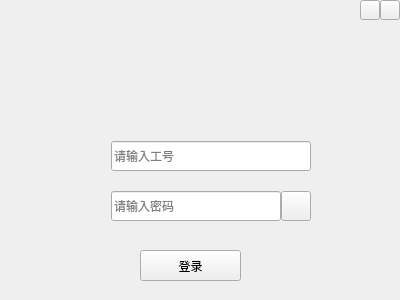
<?xml version="1.0" encoding="UTF-8"?>
<ui version="4.0">
 <class>Login</class>
 <widget class="QWidget" name="Login">
  <property name="geometry">
   <rect>
    <x>0</x>
    <y>0</y>
    <width>400</width>
    <height>300</height>
   </rect>
  </property>
  <property name="minimumSize">
   <size>
    <width>400</width>
    <height>300</height>
   </size>
  </property>
  <property name="maximumSize">
   <size>
    <width>400</width>
    <height>300</height>
   </size>
  </property>
  <property name="windowTitle">
   <string>Form</string>
  </property>
  <widget class="QPushButton" name="loginButton">
   <property name="geometry">
    <rect>
     <x>140</x>
     <y>250</y>
     <width>101</width>
     <height>31</height>
    </rect>
   </property>
   <property name="text">
    <string>登录</string>
   </property>
  </widget>
  <widget class="QWidget" name="widget" native="true">
   <property name="geometry">
    <rect>
     <x>80</x>
     <y>140</y>
     <width>232</width>
     <height>32</height>
    </rect>
   </property>
   <property name="minimumSize">
    <size>
     <width>232</width>
     <height>32</height>
    </size>
   </property>
   <property name="maximumSize">
    <size>
     <width>232</width>
     <height>32</height>
    </size>
   </property>
   <layout class="QHBoxLayout" name="horizontalLayout">
    <property name="spacing">
     <number>0</number>
    </property>
    <property name="leftMargin">
     <number>1</number>
    </property>
    <property name="topMargin">
     <number>1</number>
    </property>
    <property name="rightMargin">
     <number>1</number>
    </property>
    <property name="bottomMargin">
     <number>1</number>
    </property>
    <item>
     <widget class="QLabel" name="userPict">
      <property name="minimumSize">
       <size>
        <width>30</width>
        <height>30</height>
       </size>
      </property>
      <property name="maximumSize">
       <size>
        <width>30</width>
        <height>30</height>
       </size>
      </property>
      <property name="text">
       <string/>
      </property>
     </widget>
    </item>
    <item>
     <widget class="QLineEdit" name="numEdit">
      <property name="minimumSize">
       <size>
        <width>200</width>
        <height>30</height>
       </size>
      </property>
      <property name="placeholderText">
       <string>请输入工号</string>
      </property>
     </widget>
    </item>
   </layout>
  </widget>
  <widget class="QWidget" name="widget_2" native="true">
   <property name="geometry">
    <rect>
     <x>80</x>
     <y>190</y>
     <width>232</width>
     <height>32</height>
    </rect>
   </property>
   <property name="minimumSize">
    <size>
     <width>232</width>
     <height>32</height>
    </size>
   </property>
   <property name="maximumSize">
    <size>
     <width>232</width>
     <height>32</height>
    </size>
   </property>
   <layout class="QHBoxLayout" name="horizontalLayout_2">
    <property name="spacing">
     <number>0</number>
    </property>
    <property name="leftMargin">
     <number>1</number>
    </property>
    <property name="topMargin">
     <number>1</number>
    </property>
    <property name="rightMargin">
     <number>1</number>
    </property>
    <property name="bottomMargin">
     <number>1</number>
    </property>
    <item>
     <widget class="QLabel" name="passPict">
      <property name="minimumSize">
       <size>
        <width>30</width>
        <height>30</height>
       </size>
      </property>
      <property name="maximumSize">
       <size>
        <width>30</width>
        <height>30</height>
       </size>
      </property>
      <property name="text">
       <string/>
      </property>
     </widget>
    </item>
    <item>
     <widget class="QLineEdit" name="passEdit">
      <property name="minimumSize">
       <size>
        <width>170</width>
        <height>30</height>
       </size>
      </property>
      <property name="maximumSize">
       <size>
        <width>170</width>
        <height>30</height>
       </size>
      </property>
      <property name="placeholderText">
       <string>请输入密码</string>
      </property>
     </widget>
    </item>
    <item>
     <widget class="QPushButton" name="eyePict">
      <property name="sizePolicy">
       <sizepolicy hsizetype="Minimum" vsizetype="Fixed">
        <horstretch>0</horstretch>
        <verstretch>0</verstretch>
       </sizepolicy>
      </property>
      <property name="minimumSize">
       <size>
        <width>30</width>
        <height>30</height>
       </size>
      </property>
      <property name="maximumSize">
       <size>
        <width>30</width>
        <height>30</height>
       </size>
      </property>
      <property name="text">
       <string/>
      </property>
     </widget>
    </item>
   </layout>
  </widget>
  <widget class="QWidget" name="widget_3" native="true">
   <property name="geometry">
    <rect>
     <x>0</x>
     <y>0</y>
     <width>400</width>
     <height>120</height>
    </rect>
   </property>
   <property name="minimumSize">
    <size>
     <width>400</width>
     <height>120</height>
    </size>
   </property>
   <property name="maximumSize">
    <size>
     <width>400</width>
     <height>120</height>
    </size>
   </property>
   <property name="styleSheet">
    <string notr="true"/>
   </property>
   <widget class="QPushButton" name="minButton">
    <property name="geometry">
     <rect>
      <x>360</x>
      <y>0</y>
      <width>20</width>
      <height>20</height>
     </rect>
    </property>
    <property name="minimumSize">
     <size>
      <width>20</width>
      <height>20</height>
     </size>
    </property>
    <property name="maximumSize">
     <size>
      <width>20</width>
      <height>20</height>
     </size>
    </property>
    <property name="text">
     <string/>
    </property>
   </widget>
   <widget class="QPushButton" name="closeButton">
    <property name="geometry">
     <rect>
      <x>380</x>
      <y>0</y>
      <width>20</width>
      <height>20</height>
     </rect>
    </property>
    <property name="minimumSize">
     <size>
      <width>20</width>
      <height>20</height>
     </size>
    </property>
    <property name="maximumSize">
     <size>
      <width>20</width>
      <height>20</height>
     </size>
    </property>
    <property name="text">
     <string/>
    </property>
   </widget>
   <widget class="QLabel" name="mainPict">
    <property name="geometry">
     <rect>
      <x>140</x>
      <y>0</y>
      <width>120</width>
      <height>120</height>
     </rect>
    </property>
    <property name="minimumSize">
     <size>
      <width>120</width>
      <height>120</height>
     </size>
    </property>
    <property name="maximumSize">
     <size>
      <width>120</width>
      <height>120</height>
     </size>
    </property>
    <property name="text">
     <string/>
    </property>
   </widget>
  </widget>
  <widget class="QLabel" name="errorText">
   <property name="geometry">
    <rect>
     <x>80</x>
     <y>230</y>
     <width>201</width>
     <height>16</height>
    </rect>
   </property>
   <property name="text">
    <string/>
   </property>
  </widget>
 </widget>
 <resources/>
 <connections/>
</ui>
